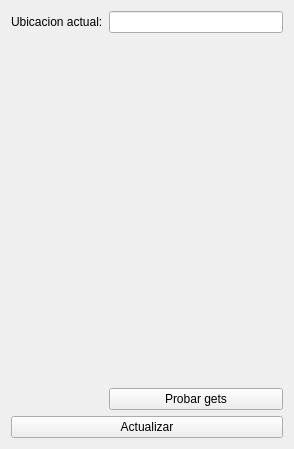
<?xml version="1.0" encoding="UTF-8"?>
<ui version="4.0">
 <class>Posicion</class>
 <widget class="QWidget" name="Posicion">
  <property name="geometry">
   <rect>
    <x>0</x>
    <y>0</y>
    <width>294</width>
    <height>449</height>
   </rect>
  </property>
  <property name="windowTitle">
   <string>Posicion</string>
  </property>
  <layout class="QGridLayout" name="gridLayout">
   <item row="4" column="0" colspan="2">
    <widget class="QPushButton" name="pbActualizar">
     <property name="text">
      <string>Actualizar</string>
     </property>
    </widget>
   </item>
   <item row="1" column="0" colspan="2">
    <widget class="Mapas" name="widget" native="true"/>
   </item>
   <item row="0" column="0">
    <widget class="QLabel" name="lDireccion">
     <property name="text">
      <string>Ubicacion actual:</string>
     </property>
    </widget>
   </item>
   <item row="0" column="1">
    <widget class="QLineEdit" name="leDomicilio"/>
   </item>
   <item row="2" column="1">
    <widget class="QPushButton" name="pbGets">
     <property name="text">
      <string>Probar gets</string>
     </property>
    </widget>
   </item>
  </layout>
 </widget>
 <layoutdefault spacing="6" margin="11"/>
 <customwidgets>
  <customwidget>
   <class>Mapas</class>
   <extends>QWidget</extends>
   <header>mapas.h</header>
   <container>1</container>
  </customwidget>
 </customwidgets>
 <resources/>
 <connections/>
</ui>
